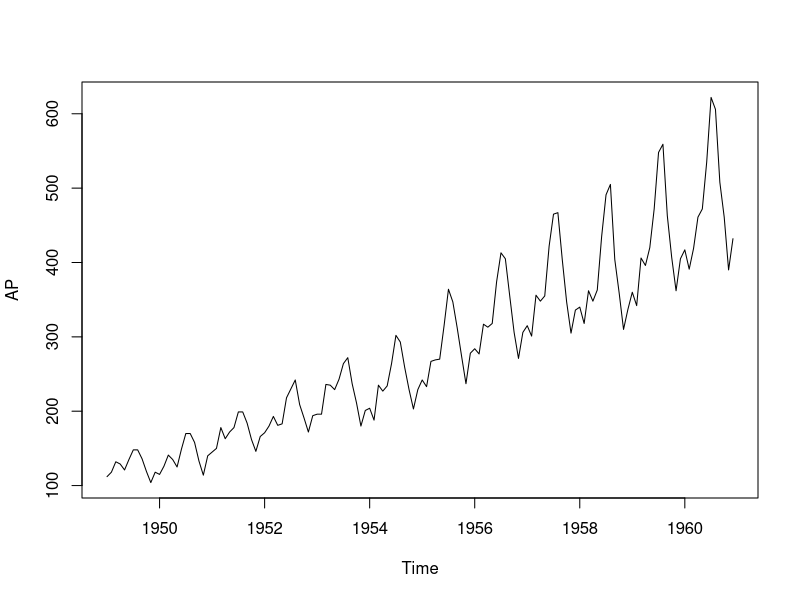

Recreate this plot in R. (Note: this script raises an error after producing the figure.)
############################################################
##  Time Series Exercise
##  International air passenger data (1949-1960)
##  Data citation: Box, G. E. P., Jenkins, G. M. and Reinsel, G. C. (1976) 
##  Time Series Analysis, Forecasting and Control. Third Edition. Holden-Day. Series G.
############################################################

## Exercise Tasks:
## 1) Decompose time series by trend, seasonality, random error
## 2) Fit ARIMA model, check residuals, and forecast
## 3) Assess accuracy using cross validation
## 4) Plot forecast along with training and testing data
## 5) Save data to RData file

############################################################
##  Load Libraries
##  ggplot2, forecast
############################################################

library(ggplot2)

library(forecast)

###########################################################
##  Load data
##  Create time series
###########################################################

##  These data are included in R and so can be loaded using data()
data("AirPassengers")
AP <- AirPassengers

png("/Volumes/KINGSTON/R Class/Lectures/Time Series/AP_ts.png", 4000, 4000, res = 600)
plot(AP)
dev.off()

##########################################################
##  Explore time series
##  Decompose time series
##########################################################

## Explore TREND
abline(reg = lm(AP~time(AP)), col = "red", lwd = 2)
plot(aggregate(AP, FUN = mean))
plot(diff(AP))


## Explore SEASONALITY
AP.subset <- window(AP, start = c(1954, 1), end = c(1958, 12))
plot(AP.subset)
##  Create box plots for months
boxplot(AP~cycle(AP))
## Try season plot from ggplot2 package
ggseasonplot(diff(AP))
plot(log(AP))

##  Decompose time series
AP.decomp <- decompose(AP, type = "multiplicative")
plot(AP.decomp)
plot(diff(log(AP)))



##########################################################
##  Fit ARIMA model to time series
##  Perform model diagnostics
##  Forecast future using model
##########################################################

##  Fit ARIMA model
model <- auto.arima(AP)
checkresiduals(model)

##  Fitted ARIMA residuals failed autocorrelation Ljung-Box test (p-value<0.05)
##  HINT: Fix this by taking log to remove seasonality
model <- auto.arima(log(AP))
checkresiduals(model)

##  Forecast using ARIMA model
f <- forecast(model, h = 60)
summary(f)
##  Plot forecast, note log scale on y-axis
autoplot(f)

##  Tidy up the plot a little
autoplot(exp(f$mean), ylab = "International Air Passengers (1000s)") + 
  geom_ribbon(aes(ymin = exp(f$lower[,1]), ymax = exp(f$upper[,1])), alpha=0.25) +
  geom_ribbon(aes(ymin = exp(f$lower[,2]), ymax = exp(f$upper[,2])), alpha=0.2) + 
  autolayer(AP, series = "Observed Data") + 
  autolayer(exp(f$mean), series = "Forecast") + 
  ggtitle("Air Passengers Forecast Accuracy") + theme_bw() + 
  theme(plot.title = element_text(hjust = 0.5)) + 
  scale_color_manual(values = c("red", "black"))

##########################################################
##  Perform accuracy assessment
##########################################################

##  Cross Validation
##  Create training and testing sets
train <- head(log(AP), round(length(log(AP)) * 0.8))
t <- length(log(AP)) - length(train)
test <- tail(log(AP), t)
##  Plot training and test series
autoplot(train) + autolayer(test)
##  Re-fit ARIMA using training data only
modeltrain <- auto.arima(train)
##  Forecast through length of test set
ftrain <- forecast(modeltrain, h = length(test))
##  Assess accuracy of ARIMA model in simulating known test set
accuracy(ftrain, test)

##  Plot
autoplot(train) + autolayer(ftrain) + autolayer(test)

##  Tidy up the plot a little
autoplot(exp(ftrain$mean), ylab = "International Air Passengers (1000s)") + 
  geom_ribbon(aes(ymin = exp(ftrain$lower[,1]), ymax = exp(ftrain$upper[,1])), alpha=0.25) +
  geom_ribbon(aes(ymin = exp(ftrain$lower[,2]), ymax = exp(ftrain$upper[,2])), alpha=0.2) + 
  autolayer(exp(test), series = "Test Data") + autolayer(exp(train), series = "Training Data") + 
  autolayer(exp(ftrain$mean), series = "Forecast") + 
  ggtitle("Air Passengers Forecast Accuracy") + theme_bw() + 
  theme(plot.title = element_text(hjust = 0.5)) + 
  scale_color_manual(values = c("red", "blue", "black"))

#########################################################
##  Save output and time series data
#########################################################

save.image("/Volumes/KINGSTON/R Class/Lectures/Time Series/AP.RData", sep="")


